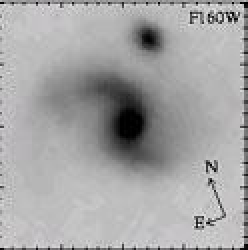
%> input picture dataset2/s1/s1_1.jpg, 124 x 125 px (shown 2 times larger)
$ octave main.m   (GNU Octave 9; MATLAB toolbox functions it lacks are replaced by stand-ins)
%> lines starting %> are read from the running program, lines starting %| are printed output that depends on the picture
clc;
clear all;

str_s1 = '../dataset2/s1';
im_s1 = imread('../dataset2/s1/s1_1.jpg');
%> im_s1 is the input picture: size 125x124x3 uint8; mean R, G, B 165, 164.7, 165
str_s2 = '../dataset2/s2';
im_s2 = imread('../dataset2/s2/s2_1.jpg');
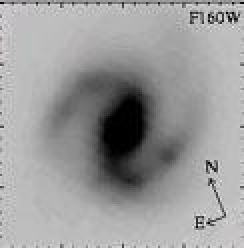
%> input picture dataset2/s2/s2_1.jpg, 122 x 124 px (shown 2 times larger)
%> im_s2 is the input picture: size 124x122x3 uint8; mean R, G, B 155.5, 155.4, 155.5
str_e1 = '../dataset2/e1';
im_e1 = imread('../dataset2/e1/e1_1.jpg');
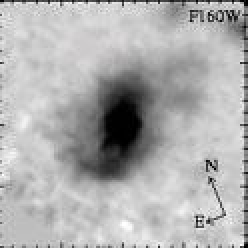
%> input picture dataset2/e1/e1_1.jpg, 124 x 124 px (shown 2 times larger)
%> im_e1 is the input picture: size 124x124x3 uint8; mean R, G, B 175.1, 175, 175.1
str_e2 = '../dataset2/e2';
im_e2 = imread('../dataset2/e2/e2_1.jpg');
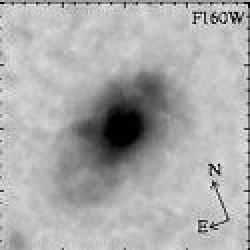
%> input picture dataset2/e2/e2_1.jpg, 125 x 125 px (shown 2 times larger)
%> im_e2 is the input picture: size 125x125x3 uint8; mean R, G, B 171.8, 171.8, 171.8

%> (the run ends here)
